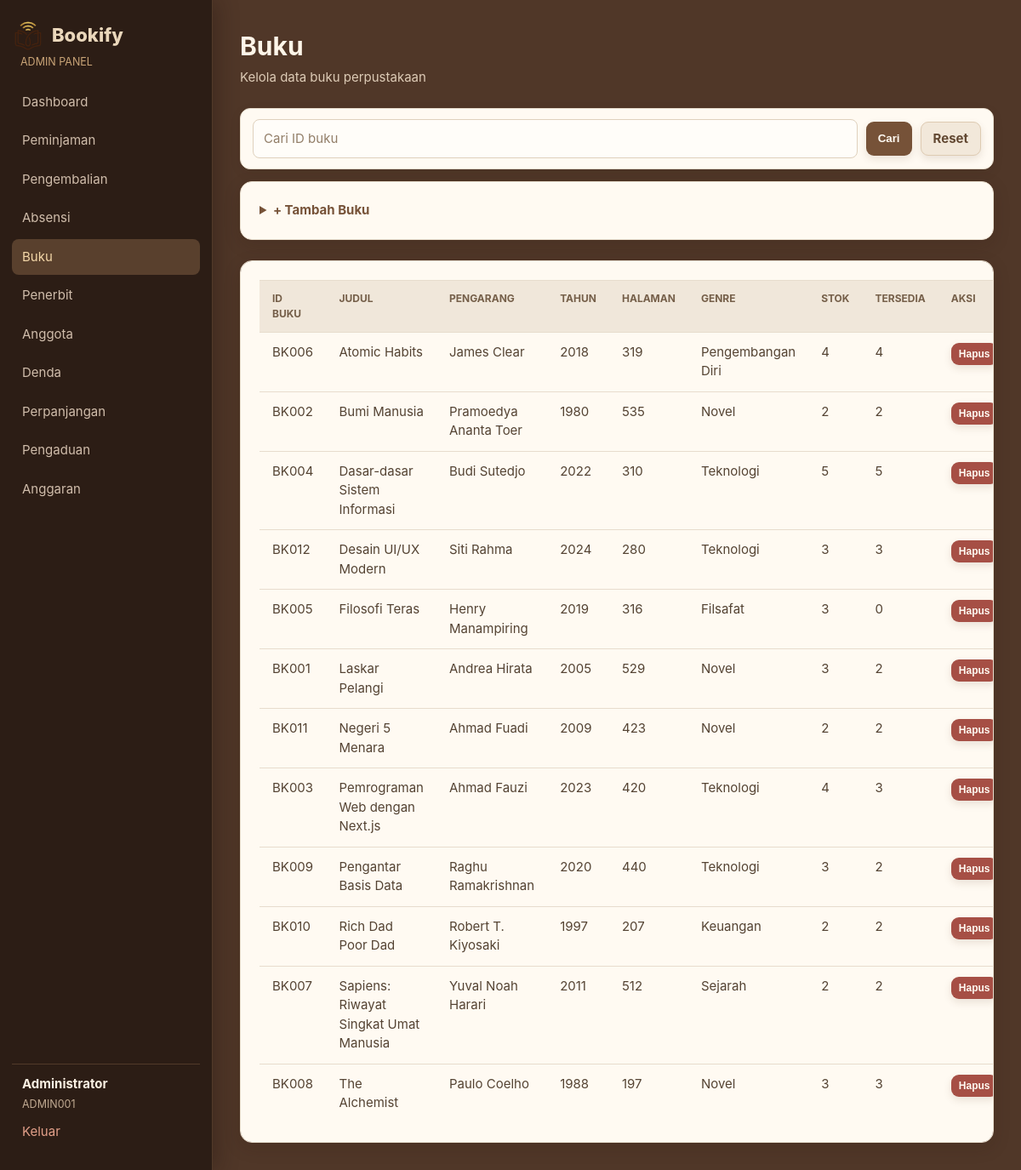
The app's page /admin/books.php (signed in) with its own data.
### tables this page shows
CREATE TABLE books (
    id INTEGER PRIMARY KEY AUTOINCREMENT, book_id TEXT NOT NULL UNIQUE, title TEXT NOT NULL, author TEXT NOT NULL,
    year INTEGER, pages INTEGER, genre TEXT, stock INTEGER NOT NULL DEFAULT 1, available INTEGER NOT NULL DEFAULT 1,
    cover_url TEXT, publisher_id INTEGER, created_at TEXT NOT NULL DEFAULT CURRENT_TIMESTAMP,
    updated_at TEXT NOT NULL DEFAULT CURRENT_TIMESTAMP,
    FOREIGN KEY (publisher_id) REFERENCES publishers(id) ON DELETE SET NULL
);

### admin/books.php (called while the page is built)
<?php $resource='books'; require __DIR__ . '/resource.php';

### includes/bootstrap.php (called while the page is built, shortened)
<?php
function base_url(string $path = ''): string
{
    $script = rawurldecode($_SERVER['SCRIPT_NAME'] ?? '');
    $marker = '/versiphp/';
    $position = stripos($script, $marker);
    $base = $position === false ? '' : substr($script, 0, $position + strlen($marker) - 1);
    return $base . ($path === '' ? '/' : '/' . ltrim($path, '/'));
}
function url(string $path = ''): string
{
    return base_url($path);
}
function e(mixed $value): string
{
    return htmlspecialchars((string) $value, ENT_QUOTES, 'UTF-8');
}
function pdo(): PDO
{
    static $pdo = null;
    if ($pdo instanceof PDO) {
        return $pdo;
    }
    $pdo = new PDO('sqlite:' . DB_FILE);
    $pdo->setAttribute(PDO::ATTR_ERRMODE, PDO::ERRMODE_EXCEPTION);
    $pdo->setAttribute(PDO::ATTR_DEFAULT_FETCH_MODE, PDO::FETCH_ASSOC);
    $pdo->exec('PRAGMA foreign_keys = ON');
    return $pdo;
}
function rows(string $query, array $params = []): array
{
    $statement = pdo()->prepare($query);
    $statement->execute($params);
    return $statement->fetchAll();
}

### admin/resource.php (the view, shortened to what this page needs)
<?php
require_once __DIR__ . '/../includes/layout.php';
$config = [
 'books'=>['title'=>'Buku','table'=>'books','columns'=>['book_id'=>'ID Buku','title'=>'Judul','author'=>'Pengarang','year'=>'Tahun','pages'=>'Halaman','genre'=>'Genre','stock'=>'Stok','available'=>'Tersedia'],'fields'=>['book_id'=>'text','title'=>'text','author'=>'text','year'=>'number','pages'=>'number','genre'=>'text','stock'=>'number','publisher_id'=>'select_publisher']],
 'members'=>['title'=>'Anggota','table'=>'users','columns'=>['member_id'=>'ID Anggota','name'=>'Nama','email'=>'Email','phone'=>'Telepon','gender'=>'Gender','status'=>'Status'],'fields'=>['member_id'=>'text','name'=>'text','email'=>'email','phone'=>'text','gender'=>'select_gender','address'=>'textarea','password'=>'password']],
 'publishers'=>['title'=>'Penerbit','table'=>'publishers','columns'=>['name'=>'Nama','location'=>'Lokasi'],'fields'=>['name'=>'text','location'=>'text']],
 'budget'=>['title'=>'Anggaran','table'=>'budgets','columns'=>['category'=>'Kategori','description'=>'Deskripsi','amount'=>'Jumlah','type'=>'Tipe','date'=>'Tanggal'],'fields'=>['category'=>'select_category','description'=>'textarea','amount'=>'number','type'=>'select_type','date'=>'date']],
];
$item = $config[$resource]; $db = pdo();
$filterId=trim($_GET['id']??''); $listParams=[];
if ($resource==='books') { $listSql='SELECT b.*,p.name publisher FROM books b LEFT JOIN publishers p ON p.id=b.publisher_id'; $listSql.=' ORDER BY b.title'; }
elseif ($resource==='members') { $listSql="SELECT * FROM users WHERE role='member'"; if($filterId!==''){ $listSql.=' AND member_id LIKE ?'; $listParams[]='%'.$filterId.'%'; } $listSql.=' ORDER BY member_id'; }
else $listSql='SELECT * FROM '.$item['table'].' ORDER BY id DESC';
$data=rows($listSql,$listParams);
?>
<?php if (in_array($resource,['books','members'],true)): ?><form class="toolbar admin-id-search" method="get"><input name="id" value="<?= e($filterId) ?>" placeholder="Cari ID <?= $resource==='books'?'buku':'anggota' ?>"><button type="submit">Cari</button><a class="button secondary" href="<?= e(url('admin/'.$resource.'.php')) ?>">Reset</a></form><?php endif; ?>
<details class="modal"><summary>+ Tambah <?= e(rtrim($item['title'],'s')) ?></summary></details>
<section class="card table-card"><table><thead><tr><?php foreach($item['columns'] as $label): ?><th><?= e($label) ?></th><?php endforeach; ?><th>Aksi</th></tr></thead><tbody><?php foreach($data as $row): ?><tr><?php foreach($item['columns'] as $field=>$label): ?><td><?php if($field==='status'): ?><?= status_badge($row[$field]) ?><?php elseif($field==='amount'): ?><?= rupiah((int)$row[$field]) ?><?php elseif($field==='date'): ?><?= date_id($row[$field]) ?><?php else: ?><?= e($row[$field] ?? '-') ?><?php endif; ?></td><?php endforeach; ?><td><div class="actions"><form class="inline" method="post" data-confirm="Hapus data ini?"><button class="danger">Hapus</button></form></div></td></tr><?php endforeach; ?></tbody></table></section>

### records on screen
books: book "BK006", title "Atomic Habits", author "James Clear", year "2018", pages "319", genre "Pengembangan Diri", stock "4", available "4"
books: book "BK002", title "Bumi Manusia", author "Pramoedya Ananta Toer", year "1980", pages "535", genre "Novel", stock "2", available "2"
books: book "BK004", title "Dasar-dasar Sistem Informasi", author "Budi Sutedjo", year "2022", pages "310", genre "Teknologi", stock "5", available "5"
books: book "BK012", title "Desain UI/UX Modern", author "Siti Rahma", year "2024", pages "280", genre "Teknologi", stock "3", available "3"
books: book "BK005", title "Filosofi Teras", author "Henry Manampiring", year "2019", pages "316", genre "Filsafat", stock "3", available "0"
books: book "BK001", title "Laskar Pelangi", author "Andrea Hirata", year "2005", pages "529", genre "Novel", stock "3", available "2"
books: book "BK011", title "Negeri 5 Menara", author "Ahmad Fuadi", year "2009", pages "423", genre "Novel", stock "2", available "2"
books: book "BK003", title "Pemrograman Web dengan Next.js", author "Ahmad Fauzi", year "2023", pages "420", genre "Teknologi", stock "4", available "3"
books: book "BK009", title "Pengantar Basis Data", author "Raghu Ramakrishnan", year "2020", pages "440", genre "Teknologi", stock "3", available "2"
books: book "BK010", title "Rich Dad Poor Dad", author "Robert T. Kiyosaki", year "1997", pages "207", genre "Keuangan", stock "2", available "2"
books: book "BK007", title "Sapiens: Riwayat Singkat Umat Manusia", author "Yuval Noah Harari", year "2011", pages "512", genre "Sejarah", stock "2", available "2"
books: book "BK008", title "The Alchemist", author "Paulo Coelho", year "1988", pages "197", genre "Novel", stock "3", available "3"

### other values on screen
$label "Dashboard"
$label "Peminjaman"
$label "Pengembalian"
$label "Absensi"
$label "Buku"
$label "Penerbit"
$label "Anggota"
$label "Denda"
$label "Perpanjangan"
$label "Pengaduan"
$label "Anggaran"
$user['name'] "Administrator"
$user['member_id'] "ADMIN001"
$title "Buku"
$subtitle "Kelola data buku perpustakaan"
